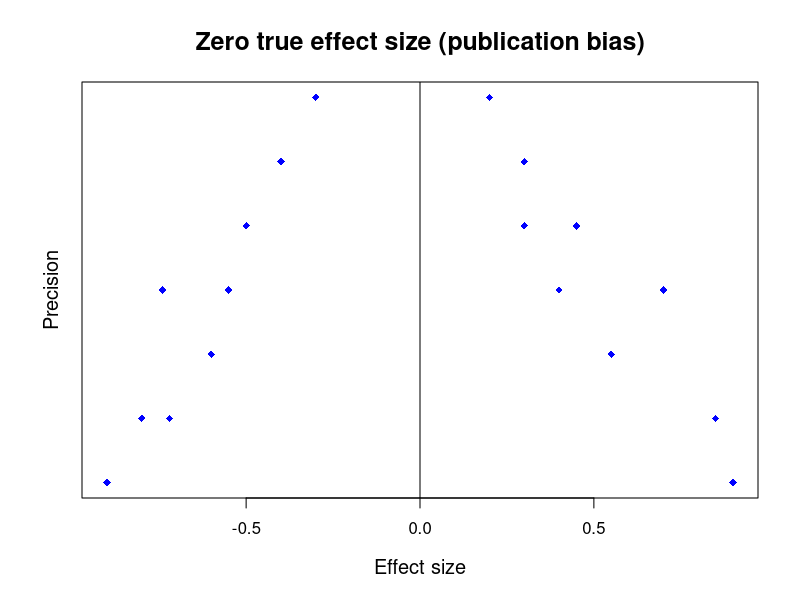

This chart was generated by the following R code:
x.effect <- c(-0.9, -0.8, -0.72, -0.74, -0.6, -0.55, -0.5, -0.4, -0.3,
              0.2, 0.3, 0.3, 0.4, 0.45, 0.55, 0.7, 0.85, 0.9)
y.precision <- c(0.1, 0.2, 0.2, 0.4, 0.3, 0.4, 0.5, 0.6, 0.7,
                 0.7, 0.6, 0.5, 0.4, 0.5, 0.3, 0.4, 0.2, 0.1)
zero <- data.frame(x.effect, y.precision)
plot(zero, xlab="Effect size", ylab="", yaxt="n", pch=18, col="blue", cex.lab=1.2)
abline(v=0)
title(ylab="Precision", line=1, cex.lab=1.2)
title(main = "Zero true effect size (publication bias)", cex.main=1.5)
